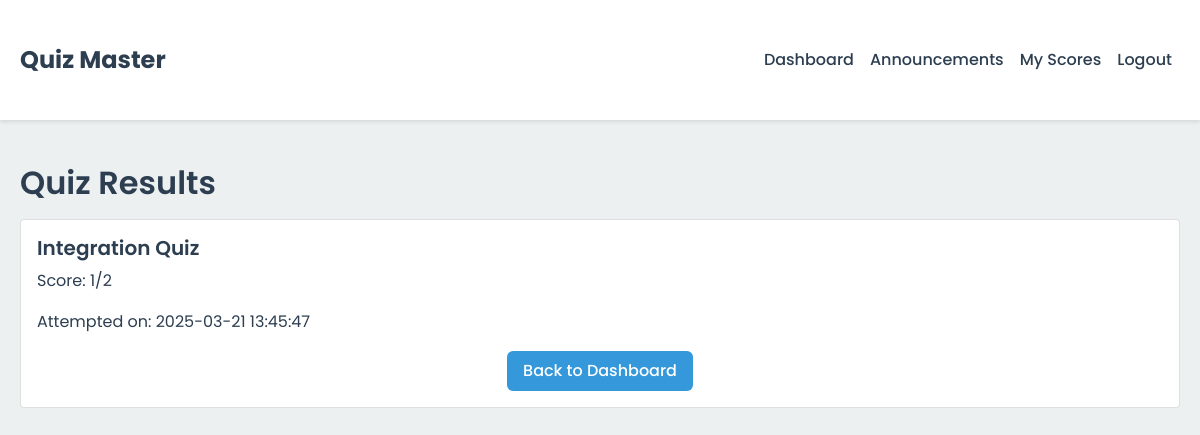
The app's page /view_results/1 (signed in) with its own data.
### app/models.py (models this page shows)
class Chapter(db.Model):#chapter table
    id = db.Column(db.Integer, primary_key=True)
    name = db.Column(db.String(100), nullable=False)
    description = db.Column(db.Text)
    subject_id = db.Column(db.Integer, db.ForeignKey('subject.id'), nullable=False)
    quizzes = db.relationship('Quiz', backref='chapter', lazy='dynamic')

class Score(db.Model):#score table
    id = db.Column(db.Integer, primary_key=True)
    quiz_id = db.Column(db.Integer, db.ForeignKey('quiz.id'), nullable=False)
    user_id = db.Column(db.Integer, db.ForeignKey('user.id'), nullable=False)
    time_stamp_of_attempt = db.Column(db.DateTime, default=datetime.utcnow)
    total_scored = db.Column(db.Integer, nullable=False)
    feedbacks = db.relationship('Feedback', backref='score', lazy='dynamic')
    user_answer = db.relationship('Answer', backref='student_score', lazy='dynamic', cascade="all, delete-orphan"
    )

### app/routes/user.py (the view)
@anirudh_bp.route('/view_results/<int:quiz_id>')
@login_required
def view_results(quiz_id):#my results page
    quiz = Quiz.query.get_or_404(quiz_id)
    score = Score.query.filter_by(quiz_id=quiz.id, user_id=current_user.id).order_by(Score.time_stamp_of_attempt.desc()).first()
    feedback = Feedback.query.filter_by(quiz_id=quiz.id, user_id=current_user.id).order_by(Feedback.timestamp.desc()).first()
    if not score:
        flash("No score available. Please take the quiz first.")
        return redirect(url_for('user.take_quiz', quiz_id=quiz.id))
    return render_template('user/view_results.html', quiz=quiz, score=score, feedback=feedback)

### app/models.py (called while the page is built)
@login_manager.user_loader  #user session manage karne ke liye
def load_user(id):
    return User.query.get(int(id))

### app/templates/user/view_results.html (shortened to what this page needs)
{% extends "base.html" %}
{% block content %}
<h2>Quiz Results</h2>
<div class="card">
    <div class="card-body">
        <h5 class="card-title">{{ quiz.chapter.name }} Quiz</h5>
        <p class="card-text">Score: {{ score.total_scored }}/{{ quiz.questions.count() }}</p>
        <p class="card-text">Attempted on: {{ score.time_stamp_of_attempt.strftime('%Y-%m-%d %H:%M:%S') }}</p>
        <div class="text-center mt-3">
            <a href="{{ url_for('user.dashboard') }}" class="btn btn-primary">Back to Dashboard</a>
        </div>
    </div>
</div>
{% endblock %}

### app/static/css/style.css (style rules this page uses)
:root { --primary-color: #2c3e50; --secondary-color: #3498db; --accent-color: #e74c3c; --background-color: #ecf0f1; --text-color: #2c3e50; --shadow: 0 2px 4px rgba(0,0,0,0.1); --transition: all 0.3s ease; }
body { font-family: 'Poppins', sans-serif; color: var(--text-color); background-color: var(--background-color); line-height: 1.6; }
.btn { border-radius: 6px; padding: 8px 16px; font-weight: 500; transition: var(--transition); }
.btn-primary { background-color: var(--secondary-color); border: none; }
h1, h2, h3, h4, h5, h6 { color: var(--primary-color); font-weight: 600; margin-bottom: 1rem; }

### records on screen
Chapter: chapter.name "Integration"
Score: total_scored "1", time_stamp_of_attempt "2025-03-21 13:45:47"

### other values on screen
{{ quiz.questions.count() }} "2"
